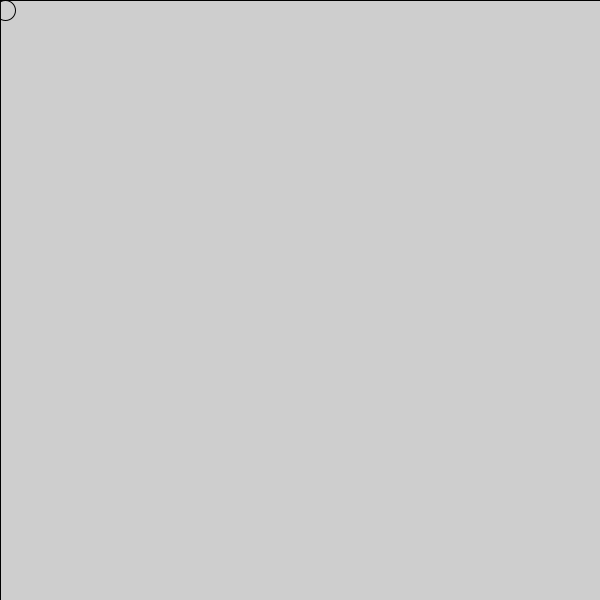
Frame 1 (no input)
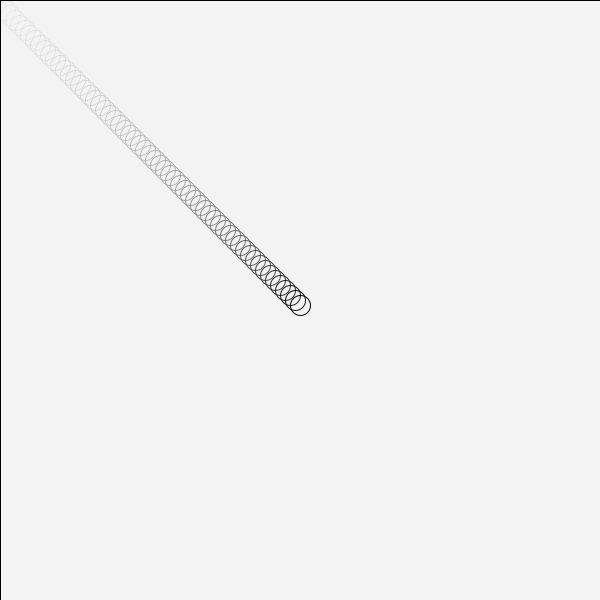
Frame 60 (the mouse pressed at the canvas centre just before this capture)
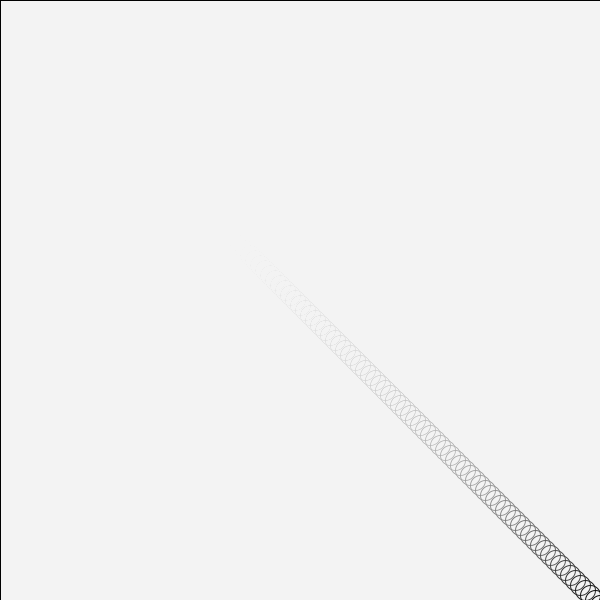
Frame 120 (the mouse held since frame 60 and released just before this capture)

The Processing sketch that drew these frames (run headless with seeded random() and noise(); from frame 60 on, the mouse is pressed at the canvas centre):

// Processing sketch: processing_119673
// ── processing_119673.pde

float x;
float y;
float vx;//velocidad x
float vy;//velocidad y

void setup()
{
size(600,600);
smooth();
vx=5;//velocidad x es igual a 5, siempre menos "if"
vy=5;//velocidad y es igual a 5, siempre menos "if"
}

void draw()
{
fill(255, 10);//rellenar de blanco (255) con transparencia (10) el rectangulo
rect(0,0,width, height);//dibujamos un rectángulo para tener control sobre el con "fill"

x=x+vx;
y=x+vy;

ellipse(x,y,20,20);

if (x>width)
{
  vx=-5;
}

}
